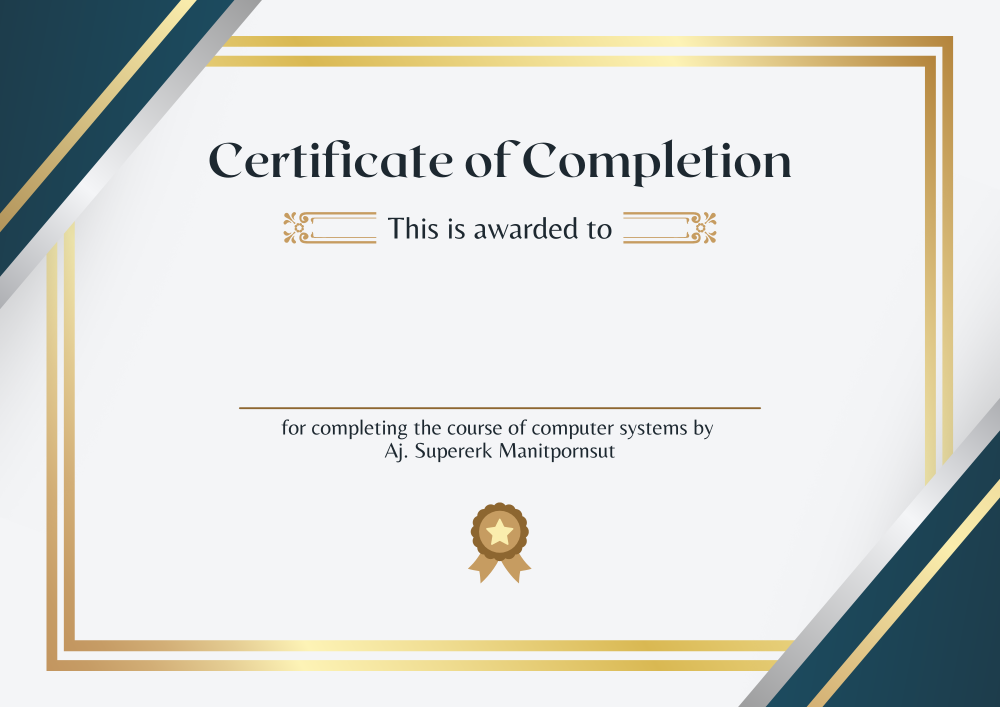
#> input picture MailBot/certificate.png, 2000 x 1414 px (shown at 1/2 size)
$ python image-test.py   (older library calls are emulated)
#> lines starting #> are read from the running program, lines starting #| are printed output that depends on the picture

from PIL import Image, ImageDraw, ImageFont

name = "Nunnapat Kriengchaiyaprug"
text_y_position = 700
img = Image.open('certificate.png')
#> img is the input picture: PIL image 2000x1414 RGBA; mean R, G, B, A 219.8, 221.4, 218.5, 255
image_width = img.width
#> image_width = 2000
image_height = img.height
#> image_height = 1414
draw = ImageDraw.Draw(img)
font = ImageFont.truetype('PinyonScript-Regular.ttf', 100)
text_width, _ = draw.textsize(name, font=font)
#> text_width = 1064
draw.text(((image_width - text_width) / 2, text_y_position), name, font=font, fill=(0, 0, 0))
img.save("{}.png".format(name))
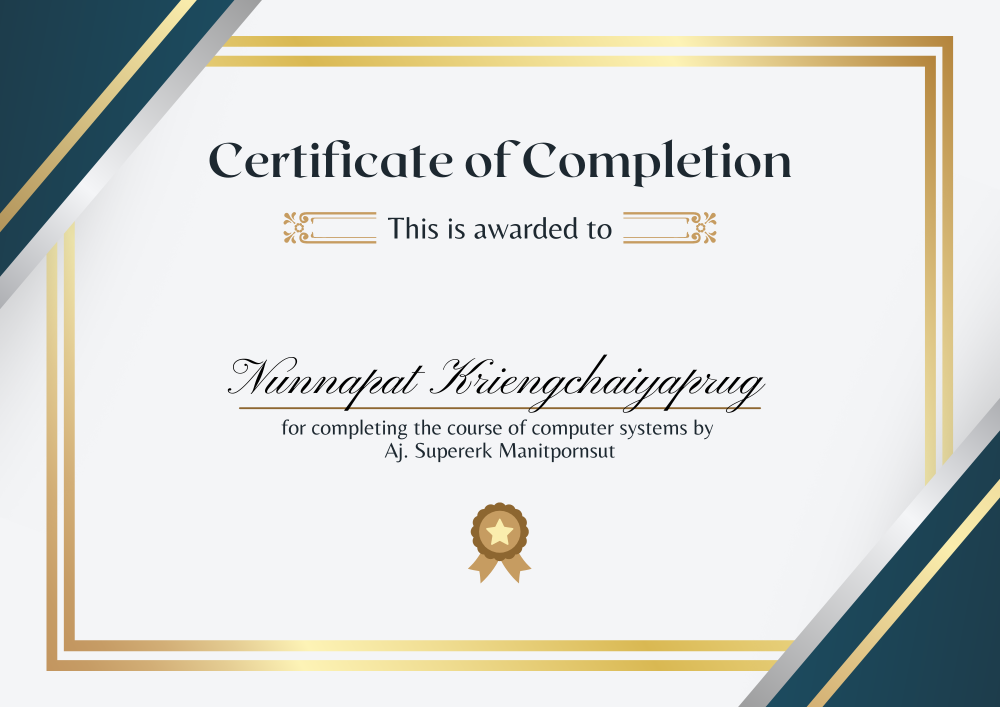
#> saved as Nunnapat Kriengchaiyaprug.png: PIL image 2000x1414 RGBA (shown at 1/2 size); mean R, G, B, A 218.7, 220.3, 217.3, 255

img.show("{}.png".format(name))
